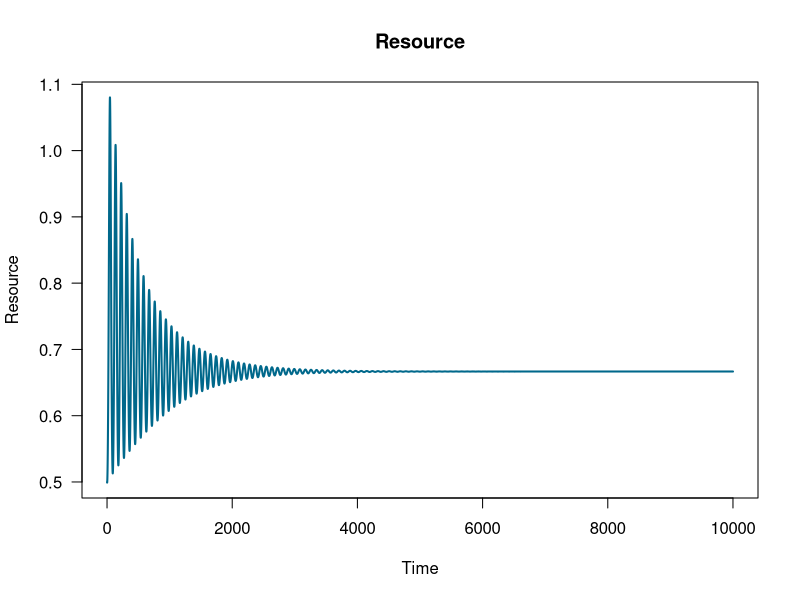
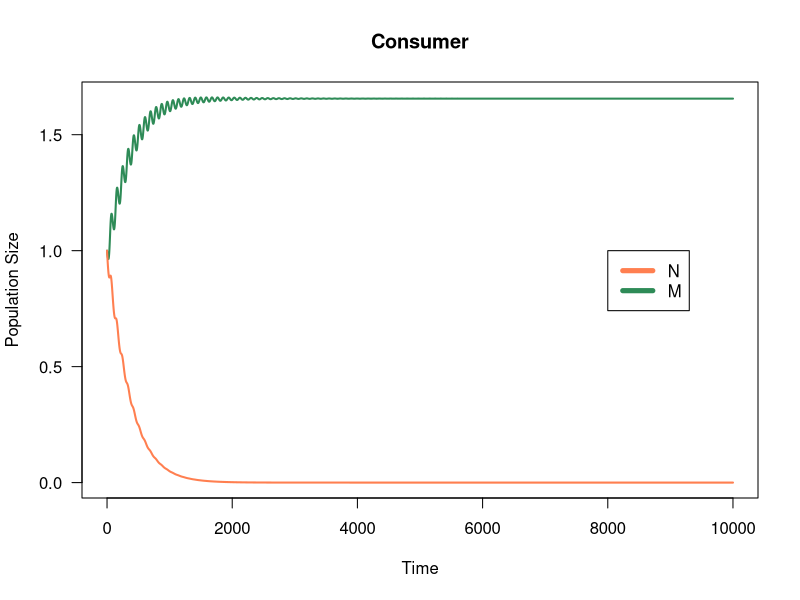
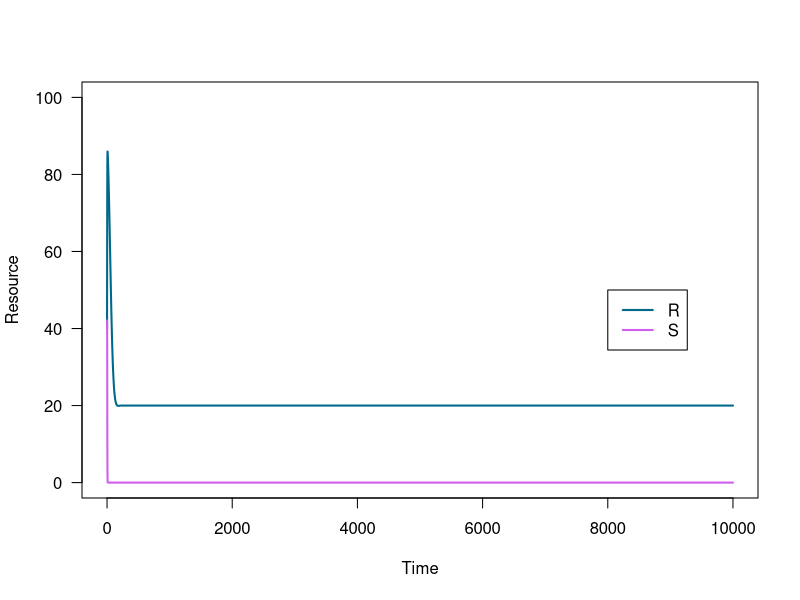
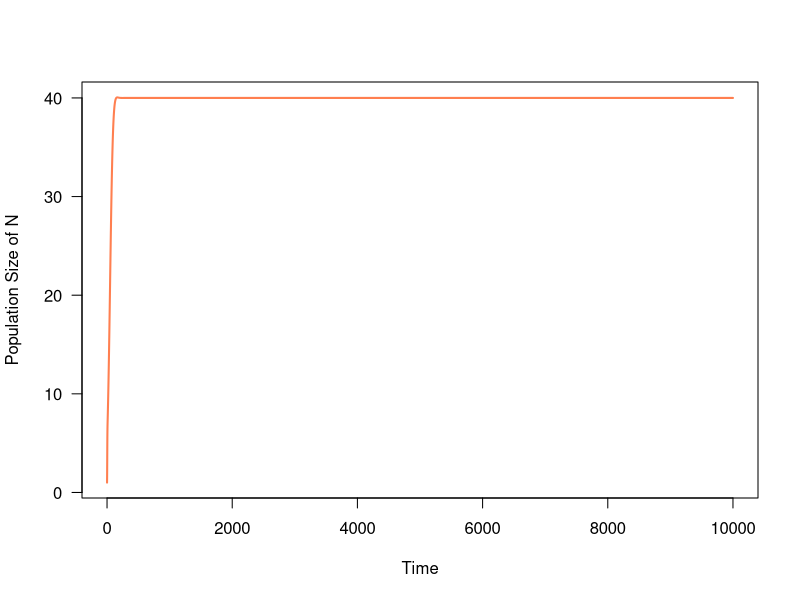
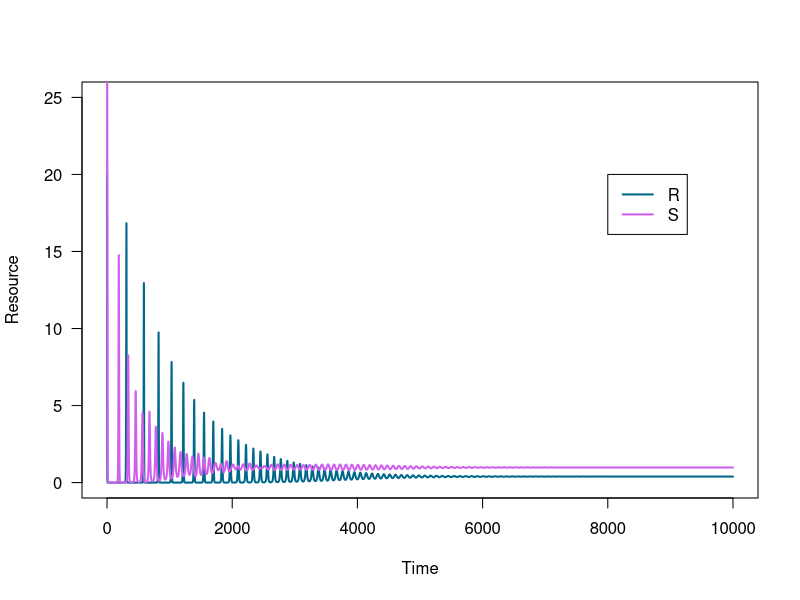
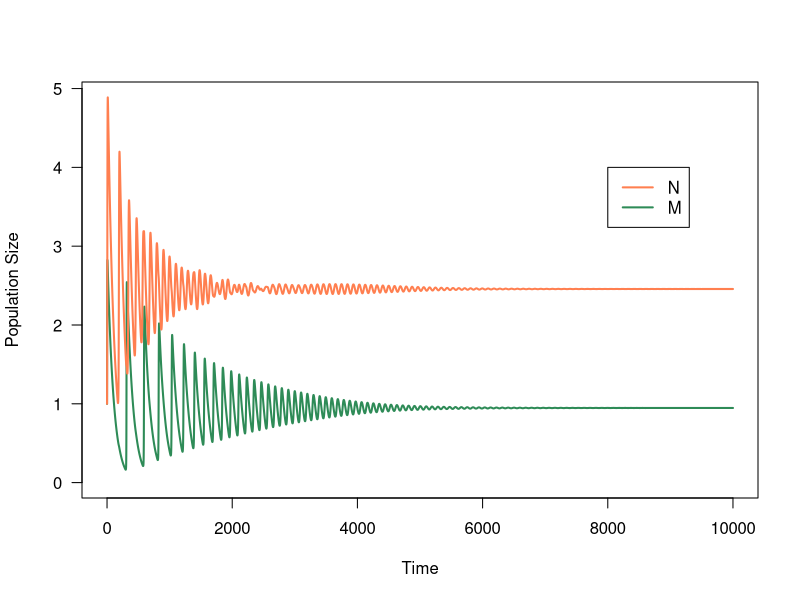
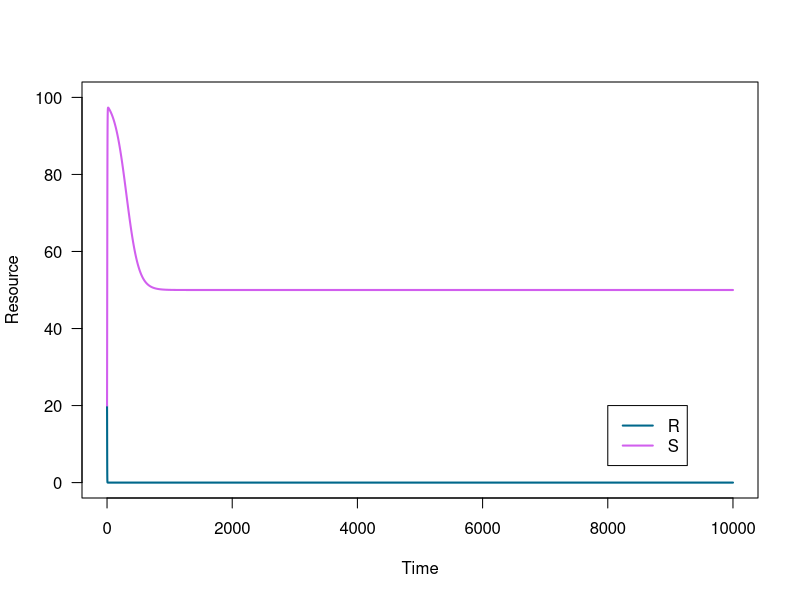
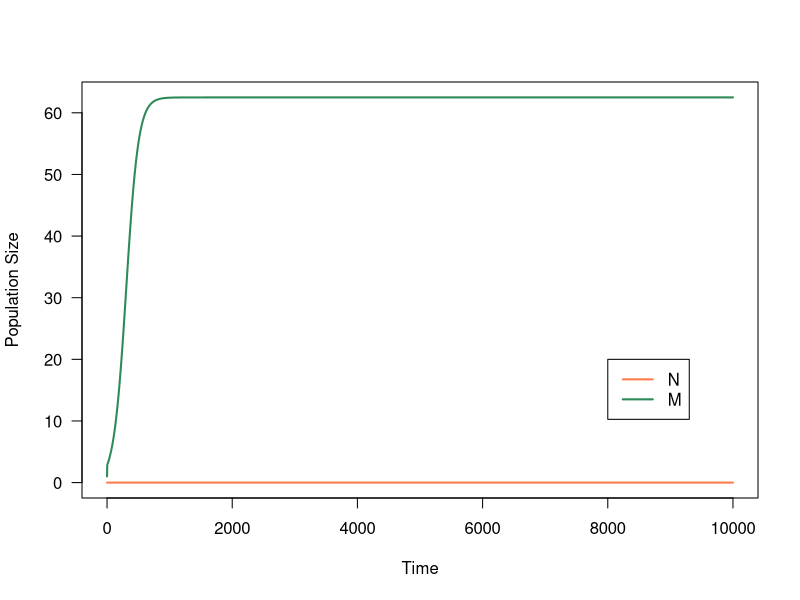

These figures' R source, in order:
## ---- chunk 1
knitr::opts_chunk$set(echo = TRUE)
## ---- chunk 2
r <- .5		# grwoth rate resource r
K <- 100	# carrying capacity of resource r
## ---- chunk 3
a_N <- 0.2	# attack rate of nurse sharks
e <- 0.05	  # conversion efficiency
l_N <- 0.01	# death rate of nurse sharks
## ---- chunk 4
a_M <- a_N*1.5  # (attack rate of eels is stronger than nurse sharks)
l_M <- l_N      # same death rate as sharks
## ---- chunk 5
Rstar_N <- l_N/e/a_N
Rstar_N
Rstar_M <- l_M/e/a_M
Rstar_M
## ---- chunk 6
# create a vector of timesteps
tset1 <- seq(from = 0, to = 10000, length.out = 100000)
## ---- chunk 7
# create holding vectors and fill initial conditions
R.simu1 <- NaN*tset1; R.simu1[1] <- 0.5
N.simu1 <- NaN*tset1; N.simu1[1] <- 1
M.simu1 <- NaN*tset1; M.simu1[1] <- 1

# for each timestep
for(i in 2:length(tset1)){
  # calculate change in time
	dt <- tset1[i]-tset1[i-1]
	
	# store placeholder variables
	R <- R.simu1[i-1]
	N <- N.simu1[i-1]
	M <- M.simu1[i-1]
	
	# calculate change in resource level and population size 
	dR <- ( r*R*(1-R/K) - a_N*N*R - a_M*M*R )*dt
	dN <- ( e*a_N*N*R - l_N*N )*dt
	dM <- ( e*a_M*M*R - l_M*M )*dt
	
	# calculate total resource level and population size
	R.simu1[i] <- R + dR
	N.simu1[i] <- N + dN
	M.simu1[i] <- M + dM
}
## ---- chunk 8
head(N.simu1)
tail(N.simu1)
## ---- chunk 9
# store colors for R, N, and M - feel free to use your own!
Rcol <- 'deepskyblue4'
Ncol <- 'coral'
Mcol <- 'seagreen'

# plot resource as a function of time
plot(x = tset1, y = R.simu1,
     type = 'l', las = 1, lwd = 2, col = Rcol,
     xlab = 'Time', ylab = 'Resource', main = "Resource")

# plot population size of M and N as a function of time
plot(x = tset1, y = M.simu1,
     type = 'l', las = 1, lwd = 2, col = Mcol,
     xlab = 'Time', ylab = 'Population Size', main = "Consumer",
     ylim = c(0, max(c(max(M.simu1,N.simu1)))))
lines(x = tset1, y = N.simu1,
      lwd = 2, col = Ncol)
legend(x = 8000, y = 1, legend = c('N', 'M'), lwd = 5, col = c(Ncol, Mcol))
## ---- chunk 10
# check rabbitfish at equilibrium
tail(R.simu1) 

# remember our R* for moray eels - these are the same value beacuse morays can thrive at lower level of rabbitfish (competitively exclude nurse sharks)
Rstar_M
## ---- chunk 11

a_N.2 <- 0.2	# attack rate of nurse sharks
e.2 <- 0.05	  # conversion efficiency
l_N.2 <- 0.01	# death rate of nurse sharks
## ---- chunk 12
a_M.2 <- a_N.2  # (attack rate of eels is stronger than nurse sharks)
l_M.2 <- l_N.2*1.5      # same death rate as sharks

## ---- chunk 13
# R* for species N
Rstar_N.2 <- l_N.2/e.2/a_N.2
Rstar_N.2
# R* for species M
Rstar_M.2 <- l_M.2/e.2/a_M.2
Rstar_M.2

## ---- chunk 14

# create holding vectors and fill initial conditions
R.simu2 <- NaN*tset1; R.simu2[1] <- 0.5
N.simu2 <- NaN*tset1; N.simu2[1] <- 1
M.simu2 <- NaN*tset1; M.simu2[1] <- 1

# for each timestep
for(i in 2:length(tset1)){
  # calculate change in time
	dt <- tset1[i]-tset1[i-1]
	
	# store placeholder variables
	R <- R.simu2[i-1]
	N <- N.simu2[i-1]
	M <- M.simu2[i-1]
	
	# calculate change in resource level and population size 
	dR <- ( r*R*(1-R/K) - a_N*N*R - a_M*M*R )*dt
	dN <- ( e*a_N*N*R - l_N*N )*dt
	dM <- ( e*a_M*M*R - l_M*M )*dt
	
	# calculate total resource level and population size
	R.simu2[i] <- R + dR
	N.simu2[i] <- N + dN
	M.simu2[i] <- M + dM
}
## ---- chunk 15
r <- .5		# Intrinsic growth rate of the resources
K <- 100	# Carrying capacity of the resources
## ---- chunk 16
a_N <- 0.01	# Affinity or attack rate of N for/on the resource R
b_N <- 0.2	# Affinity or attack rate of N for/on the resource S (nurse shark has higher attack rate on resource S)
e <- 0.05	# Conversion efficiency of resources into N
l_N <- 0.01	# Mortality rate of N
## ---- chunk 17
Rstar_N <- l_N/e/a_N
Sstar_N <- l_N/e/b_N
Rstar_N
Sstar_N
## ---- chunk 18
# create tset3: notice that this is different from tset1!
tset3 <- seq(from = 0, to = 10000, length.out = 100005)

# create holding vectors and fill initial conditions
R.simu3 <- NaN*tset3; R.simu3[1] <- 40
S.simu3 <- NaN*tset3; S.simu3[1] <- 40
N.simu3 <- NaN*tset3; N.simu3[1] <- 1

# for each timestep
for(i in 2:length(tset3)){
  # calculate change in time
	dt <- tset3[i]-tset3[i-1]
	
	# store placeholder variables
	R <- R.simu3[i-1]
	S <- S.simu3[i-1]
	N <- N.simu3[i-1]
	
	# calculate change in resources R and S and population size of N
	dR <- ( r*R*(1-R/K) - a_N*R*N )*dt
	dS <- ( r*S*(1-S/K) - b_N*S*N )*dt
	dN <- ( e*N*(a_N*R+b_N*S) - l_N*N )*dt
	
	# calculate total resource level of R and S and population size of N
	R.simu3[i] <- R + dR
	S.simu3[i] <- S + dS
	N.simu3[i] <- N + dN	
}
## ---- chunk 19
head(N.simu3)
tail(N.simu3)
## ---- chunk 20
# store colors for R, S, and N
Rcol <- 'deepskyblue4'
Scol <- 'mediumorchid2' 
Ncol <- 'coral'

# plot resources R and S as a function of time
plot(x = tset3, y = R.simu3,
     type = 'l', las = 1, lwd = 2, col = Rcol, 
     xlab = 'Time', ylab = 'Resource', 
     ylim = c(0, K))
lines(x = tset3, y = S.simu3,
      lwd = 2, col = Scol)
legend(x = 8000, y = K/2, 
       legend = c('R', 'S'), 
       lwd = 2, col = c(Rcol, Scol))

# plot N as a function of time
plot(x = tset3, y = N.simu3,
     type = 'l', las = 1, lwd = 2, col = Ncol,
     xlab = 'Time', ylab = 'Population Size of N')
## ---- chunk 21
# equilibrium of R
tail(R.simu3)
# R* of species N
Rstar_N

# equilibrium of S
tail(S.simu3)
# S* of species N
Sstar_N
## ---- chunk 22
a_M <- a_N*50
l_M <- l_N
## ---- chunk 23
b_M <- b_N*0.02	# M prefers resource R
## ---- chunk 24
a_N # affinity of species N for resource R
a_M # affinity of species M for resource R
b_N # affinity of species N for resource S
b_M # affinity of species M for resource S
## ---- chunk 25

Rstar_N <- l_N/e/a_N
Rstar_M <- l_M/e/a_M
Rstar_N 
Rstar_M

Sstar_N <- l_N/e/b_N
Sstar_M <- l_M/e/b_M
Sstar_N
Sstar_M  
## ---- chunk 26
# create timesteps - notice the length.out argument!
tset5 <- seq(from = 0, to = 10000, length.out = 100010)

# creating holding vectors and filling initial conditions
R.simu5 <- NaN*tset5; R.simu5[1] <- 20
S.simu5 <- NaN*tset5; S.simu5[1] <- 20
N.simu5 <- NaN*tset5; N.simu5[1] <- 1
M.simu5 <- NaN*tset5; M.simu5[1] <- 1

# for each timestep
for(i in 2:length(tset5)){
  # calculate change in time
	dt <- tset5[i]-tset5[i-1]
	
	# store placeholder variables
	R <- R.simu5[i-1]
	S <- S.simu5[i-1]
	N <- N.simu5[i-1]
	M <- M.simu5[i-1]
	
	# calculate change in resource level and population size
	dR <- ( r*R*(1-R/K) - a_N*N*R - a_M*M*R )*dt
	dS <- ( r*S*(1-S/K) - b_N*N*S - b_M*M*S )*dt
	dN <- ( e*N*(a_N*R+b_N*S) - l_N*N )*dt
	dM <- ( e*M*(a_M*R+b_M*S) - l_M*M )*dt
	
	# calculate total resource level and population size
	R.simu5[i] <- R + dR
	S.simu5[i] <- S + dS
	N.simu5[i] <- N + dN	
	M.simu5[i] <- M + dM
}
## ---- chunk 27
head(M.simu5)
tail(M.simu5)
## ---- chunk 28
# plot resource as a function of time
plot(x = tset5, y = R.simu5,
     type = 'l', las = 1, lwd = 2, col = Rcol,
     xlab = 'Time', ylab = 'Resource', 
     ylim = c(0, K/4))
lines(x = tset5,y = S.simu5,
      lwd = 2, col = Scol)
legend(x = 8000, y = K/5, legend = c('R', 'S'), lwd = 2, col = c(Rcol, Scol))

# store a color for M
Mcol <- 'seagreen'

# plot M and N as a function of time
plot(x = tset5, y = M.simu5,
     type = 'l', las = 1, lwd = 2, col = Mcol, 
     ylab ='Population Size', xlab = 'Time', 
     ylim = c(0, max(c(max(M.simu5, N.simu5)))))
lines(x = tset5, y = N.simu5,
      lwd = 2, col = Ncol)
legend(x = 8000, y = 4, 
       legend = c('N', 'M'), 
       lwd = 2, col = c(Ncol, Mcol))
## ---- chunk 29
#resource
tail(R.simu5)
tail(S.simu5)

#predator
tail(M.simu5)
tail(N.simu5)

#shrimp time
Sstar_M
Sstar_N

#Rabbitfish time
Rstar_M
Rstar_N
## ---- chunk 30
# create timesteps - notice the length.out argument!
tset5 <- seq(from = 0, to = 10000, length.out = 100010)

# creating holding vectors and filling initial conditions
R.simu4 <- NaN*tset5; R.simu4[1] <- 20
S.simu4 <- NaN*tset5; S.simu4[1] <- 20
N.simu4 <- NaN*tset5; N.simu4[1] <- 0
M.simu4 <- NaN*tset5; M.simu4[1] <- 1

# for each timestep
for(i in 2:length(tset5)){
  # calculate change in time
	dt <- tset5[i]-tset5[i-1]
	
	# store placeholder variables
	R <- R.simu4[i-1]
	S <- S.simu4[i-1]
	N <- N.simu4[i-1]
	M <- M.simu4[i-1]
	
	# calculate change in resource level and population size
	dR <- ( r*R*(1-R/K) -  a_M*M*R )*dt
	dS <- ( r*S*(1-S/K) - b_M*M*S )*dt
	dN <- ( e*N*(a_N*R+b_N*S) - l_N*N )*dt
	dM <- ( e*M*(a_M*R+b_M*S) - l_M*M )*dt
	
	# calculate total resource level and population size
	R.simu4[i] <- R + dR
	S.simu4[i] <- S + dS
	N.simu4[i] <- N + dN	
	M.simu4[i] <- M + dM
}
## ---- chunk 31
head(M.simu4)
tail(M.simu4)
tail(R.simu4)
tail(S.simu4)
## ---- chunk 32
# plot resource as a function of time
plot(x = tset5, y = R.simu4,
     type = 'l', las = 1, lwd = 2, col = Rcol,
     xlab = 'Time', ylab = 'Resource', 
     ylim = c(0, 100))
lines(x = tset5,y = S.simu4,
      lwd = 2, col = Scol)
legend(x = 8000, y = 20, legend = c('R', 'S'), lwd = 2, col = c(Rcol, Scol))

# store a color for M
Mcol <- 'seagreen'

# plot M and N as a function of time
plot(x = tset5, y = M.simu4,
     type = 'l', las = 1, lwd = 2, col = Mcol, 
     ylab ='Population Size', xlab = 'Time', 
     ylim = c(0, max(c(max(M.simu4, N.simu4)))))
lines(x = tset5, y = N.simu4,
      lwd = 2, col = Ncol)
legend(x = 8000, y = 20, 
       legend = c('N', 'M'), 
       lwd = 2, col = c(Ncol, Mcol))
## ---- chunk 33

## ---- chunk 34

## ---- chunk 35

## ---- chunk 36
r <- .5		# Intrinsic growth rate of the resource
K <- 100	# Carrying capacity of the resource
## ---- chunk 37
a_N <- 0.2	# Affinity or attack rate of N for/on the resource R
a_M <- a_N*1.5	# Affinity or attack rate of M for/on resource R
e <- 0.05	# Conversion efficiency of R into N and M
l_N <- 0.01	# Mortality rate of N
l_M <- l_N	# Mortality rate of M
## ---- chunk 38
Rstar_N <- l_N/e/a_N
Rstar_N
Rstar_M <- l_M/e/a_M
Rstar_M

plot(x = tset1, y = M.simu1,
     type = 'l', las = 1, lwd = 2, col = Mcol,
     xlab = 'Time', ylab='Population Size',
     ylim = c(0, max(c(max(M.simu1,N.simu1)))))
lines(x = tset1, y = N.simu1,
      lwd = 2, col = Ncol)
legend(x = 8000, y = 1, legend = c('N', 'M'), lwd = 5, col = c(Ncol, Mcol))
## ---- chunk 39
c <- 0.05		# Predator's conversion efficiency
d_P <- 0.001	# Predator's mortality
g_N <- 0.005	# Predation rate on competitor N
g_M <- 0.015	# Predation rate on competitor M
## ---- chunk 40
tset7 <- seq(from = 0, to = 10000, length.out = 100020)

# create holding vectors and fill initial conditions
R.simu7 <- NaN*tset7; R.simu7[1] <- 0.5
N.simu7 <- NaN*tset7; N.simu7[1] <- 1
M.simu7 <- NaN*tset7; M.simu7[1] <- 1

# for each timestep
for(i in 2:length(tset7)){
  # calculate change in time
	dt <- tset7[i]-tset7[i-1]
	
	# store placeholder variables
	R <- R.simu7[i-1]
	N <- N.simu7[i-1]
	M <- M.simu7[i-1]
	
	# calculate change in resource level and population size 
	dR <- ( r*R*(1-R/K) - a_N*N*R - a_M*M*R )*dt
	dN <- ( e*a_N*N*R - l_N*N )*dt
	dM <- ( e*a_M*M*R - l_M*M )*dt
	
	# calculate total resource level and population size
	R.simu7[i] <- R + dR
	N.simu7[i] <- N + dN
	M.simu7[i] <- M + dM
}
## ---- chunk 41


## ---- chunk 42

## ---- chunk 43
Rcol <- 'deepskyblue4'
Ncol <- 'coral'
Mcol <- 'seagreen'
Pcol <- 'grey22'

# plot R in new simulation
plot(x = tset1, y = R.simu1,
     type = "l", las = 1, lwd = 2, col = Rcol,
     xlab = "Time", ylab = "Resource")

# plot M in new simulation
plot(x = tset1, y = M.simu1,
     type = "l", las = 1, lwd = 2, col = Mcol, 
     xlab = "Time", ylab = "Population size",
     ylim = c(0, max(c(max(M.simu1, N.simu1)))))
# plot N in new simulation
lines(x = tset1, y = N.simu1, lwd = 2, col = Ncol)
legend(x = 8000, y = 1,
       legend = c("N", "M"),
       lwd = 2, col = c(Ncol, Mcol))

# plot P in new simulation

## ---- chunk 44

## ---- chunk 45

## ---- chunk 46
r <- .5		# grwoth rate resource r
K <- 100	# carrying capacity of resource r
## ---- chunk 47
a_N.1 <- 0.2	# attack rate of nurse sharks
e1 <- 0.05	  # conversion efficiency
l_N.1 <- 0.01	# death rate of nurse sharks
## ---- chunk 48
a_M.1 <- a_N.1/1.5  # (attack rate of eels is stronger than nurse sharks)
l_M.1 <- l_N.1/2.5      # same death rate as sharks
## ---- chunk 49
# output the parameter values here a_N, a_M, l_N, and l_M
a_N.1
a_M.1
l_N.1
l_M.1
## ---- chunk 50
# Double check by running `a_N > a_M` and `l_N > l_M` and making sure both of those yield the output `TRUE`
a_N.1 > a_M.1
l_N.1 > l_M.1

## ---- chunk 51
Rstar_N.1 <- l_N.1/e1/a_N.1
Rstar_N.1
Rstar_M.1 <- l_M.1/e1/a_M.1
Rstar_M.1
## ---- chunk 52
# create holding vectors and fill initial conditions
R.simu7 <- NaN*tset1; R.simu7[1] <- 0.5
N.simu7 <- NaN*tset1; N.simu7[1] <- 1
M.simu7 <- NaN*tset1; M.simu7[1] <- 1

# for each timestep
for(i in 2:length(tset1)){
  # calculate change in time
	dt <- tset1[i]-tset1[i-1]
	
	# store placeholder variables
	R <- R.simu7[i-1]
	N <- N.simu7[i-1]
	M <- M.simu7[i-1]
	
	# calculate change in resource level and population size 
	dR <- ( r*R*(1-R/K) - a_N.1*N*R - a_M.1*M*R )*dt
	dN <- ( e1*a_N.1*N*R - l_N.1*N )*dt
	dM <- ( e1*a_M.1*M*R - l_M.1*M )*dt
	
	# calculate total resource level and population size
	R.simu7[i] <- R + dR
	N.simu7[i] <- N + dN
	M.simu7[i] <- M + dM
}
## ---- chunk 53
head(N.simu7)
tail(N.simu7)
## ---- chunk 54
# plot resource as a function of time
plot(x = tset1, y = R.simu7,
     type = 'l', las = 1, lwd = 2, col = Rcol,
     xlab = 'Time', ylab = 'Resource', main = "Resource")
legend(x = 8000, y = 3, legend = c('R'), lwd = 5, col = c(Rcol))

# plot population size of M and N as a function of time
plot(x = tset1, y = M.simu7,
     type = 'l', las = 1, lwd = 2, col = Mcol,
     xlab = 'Time', ylab = 'Population Size', main = "Consumer",
     ylim = c(0, max(c(max(M.simu7,N.simu7)))))
lines(x = tset1, y = N.simu7,
      lwd = 2, col = Ncol)
legend(x = 8000, y = 2, legend = c('N', 'M'), lwd = 5, col = c(Ncol, Mcol))

## ---- chunk 55
# create holding vectors and fill altered initial conditions (all parameters will be the same as above simulation so we know its only the initial conditions that are different)
R.simu8 <- NaN*tset1; R.simu8[1] <- 0.75
N.simu8 <- NaN*tset1; N.simu8[1] <- 2
M.simu8 <- NaN*tset1; M.simu8[1] <- 1.7

# for each timestep
for(i in 2:length(tset1)){
  # calculate change in time
	dt <- tset1[i]-tset1[i-1]
	
	# store placeholder variables
	R <- R.simu8[i-1]
	N <- N.simu8[i-1]
	M <- M.simu8[i-1]
	
	# calculate change in resource level and population size 
	dR <- ( r*R*(1-R/K) - a_N.1*N*R - a_M.1*M*R )*dt
	dN <- ( e1*a_N.1*N*R - l_N.1*N )*dt
	dM <- ( e1*a_M.1*M*R - l_M.1*M )*dt
	
	# calculate total resource level and population size
	R.simu8[i] <- R + dR
	N.simu8[i] <- N + dN
	M.simu8[i] <- M + dM
}
## ---- chunk 56
head(N.simu8)
tail(N.simu8) #consumer N equilibria
tail(M.simu8) #consumer M equilibria
tail(R.simu8) #resource equilibria
## ---- chunk 57
# plot resource as a function of time
plot(x = tset1, y = R.simu8,
     type = 'l', las = 1, lwd = 2, col = Rcol,
     xlab = 'Time', ylab = 'Resource', main = "Resource")
legend(x = 8000, y = 3, legend = c('R'), lwd = 5, col = c(Rcol))

# plot population size of M and N as a function of time
plot(x = tset1, y = M.simu8,
     type = 'l', las = 1, lwd = 2, col = Mcol,
     xlab = 'Time', ylab = 'Population Size', main = "Consumer",
     ylim = c(0, max(c(max(M.simu8,N.simu8)))))
lines(x = tset1, y = N.simu8,
      lwd = 2, col = Ncol)
legend(x = 8000, y = 2, legend = c('N', 'M'), lwd = 5, col = c(Ncol, Mcol))
## ---- chunk 58
#sequence of values of K for which we'll look at the model's equilibria.
Kset <- seq(from = 0, to = 20, length.out = 100)

Rstarset <- NaN*Kset
Nstarset <- NaN*Kset
Mstarset <- NaN*Kset

for(j in 1:length(Kset)){
  # assign the value of Y
	K <- Kset[j] 

# create holding vectors and fill altered initial conditions (all parameters will be the same as above simulation so we know its only the initial conditions that are different)
R.simuk <- NaN*tset1; R.simuk[1] <- 0.75
N.simuk <- NaN*tset1; N.simuk[1] <- 2
M.simuk <- NaN*tset1; M.simuk[1] <- 2

# for each timestep
for(i in 2:length(tset1)){
  # calculate change in time
	dt <- tset1[i]-tset1[i-1]
	
	# store placeholder variables
	R <- R.simuk[i-1]
	N <- N.simuk[i-1]
	M <- M.simuk[i-1]
	
	# calculate change in resource level and population size 
	dR <- ( r*R*(1-R/K) - a_N.1*N*R - a_M.1*M*R )*dt
	dN <- ( e1*a_N.1*N*R - l_N.1*N )*dt
	dM <- ( e1*a_M.1*M*R - l_M.1*M )*dt
	
	# calculate total resource level and population size
	R.simuk[i] <- R + dR
	N.simuk[i] <- N + dN
	M.simuk[i] <- M + dM
	
}
		# storing last population size (equilibrium population size) in holding vector
	Rstarset[j] <- R.simuk[length(tset1)]
	Nstarset[j] <- N.simuk[length(tset1)]
	Mstarset[j] <- M.simuk[length(tset1)]
	
}

# plot resource (R.simuk) against time
plot(x = Kset, y = Rstarset,
     type = 'l', las = 1, lwd = 2, col = Rcol,
     xlab = 'K', ylab = 'Population Size', main = 'Stable equilibria of R, R*')

legend(x = 15, y = 0.4,
  legend = c('Resource'),
       col = c(Rcol),
       lwd = 2)

# plot predator1 (N.simuk) against time
plot(x = Kset, y = Nstarset,
     type = 'l', las = 1, lwd = 2, col = Ncol,
     xlab = 'K', ylab = 'Population Size', main = 'Stable equilibria of N, N*')

legend(x = 15, y = 5e-18,
  legend = c('Predator N'),
       col = c(Ncol),
       lwd = 2)

# plot predator2 (M.simuk) against time
plot(x = Kset, y = Mstarset,
     type = 'l', las = 1, lwd = 2, col = Mcol, 
     ylim = c(0, max(c(max(M.simuk,N.simuk)))),
     xlab = 'K', ylab = 'Population Size', main = 'Stable equilibria of M, M*')

# add a legend
legend(x = 15, y = 1.3,
  legend = c('Predator M'),
       col = c(Mcol),
       lwd = 2)
